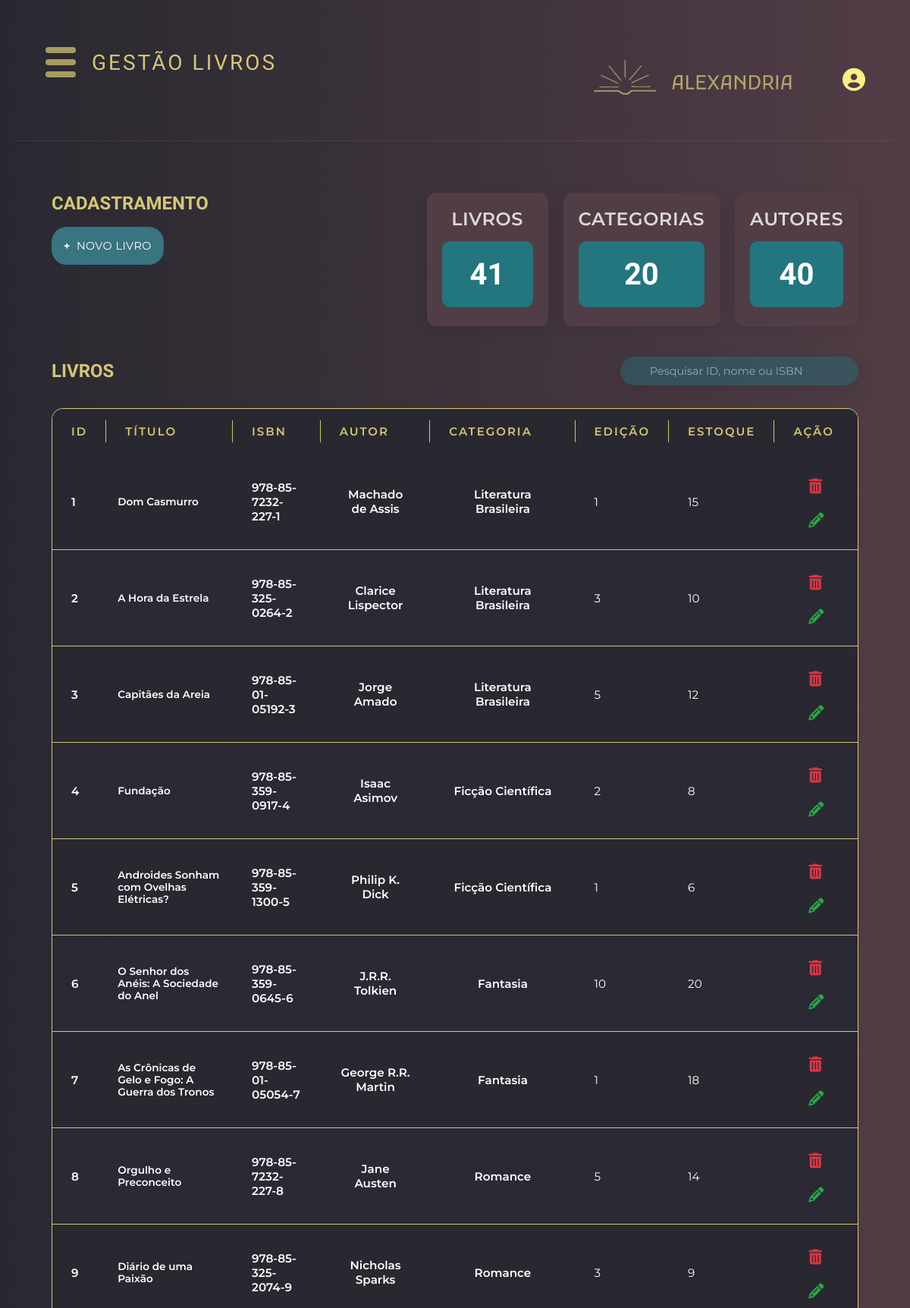
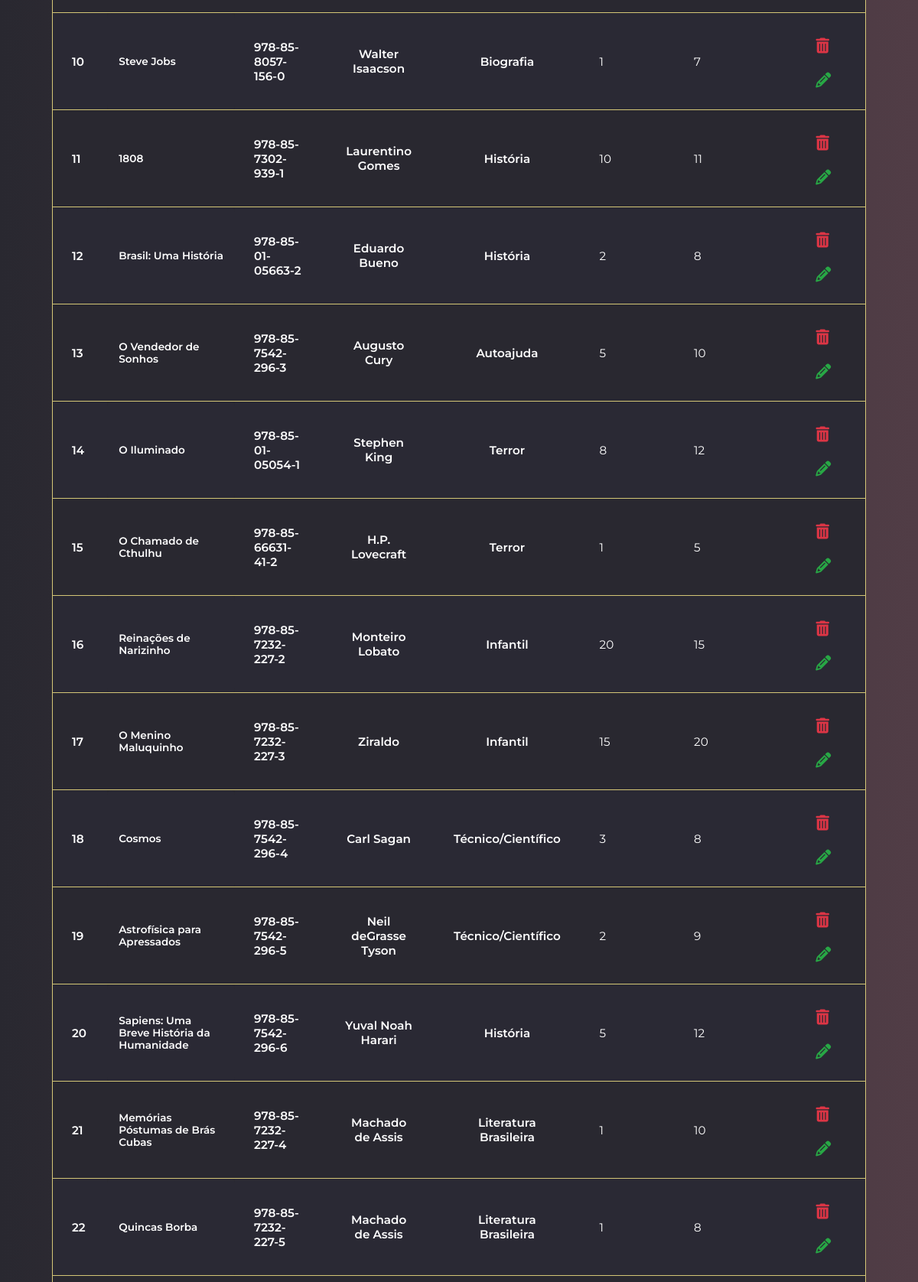
Page /template/gestao/livro-gestao.php?id=2 (signed in, upper part) on the committed database (2 pictures, top to bottom).
### tables this page shows
CREATE TABLE LIVRO ( 
 pk_liv INT PRIMARY KEY auto_increment,
 liv_titulo VARCHAR(200) not null,
 liv_isbn VARCHAR(17) not null unique,
 liv_edicao INT,
 liv_anoPublicacao INT,
 liv_sinopse VARCHAR(3000),
 liv_estoque INT,
 liv_dataAlteracaoEstoque DATETIME,
 liv_dataCriacao TIMESTAMP DEFAULT CURRENT_TIMESTAMP,
 liv_idioma VARCHAR(30),
 liv_num_paginas INT,
 liv_capa VARCHAR(255),
 fk_aut INT not null,
 fk_cat INT not null,
 FOREIGN KEY(fk_aut) references AUTOR(pk_aut),
 FOREIGN KEY(fk_cat) references CATEGORIA(pk_cat)
);

CREATE TABLE AUTOR ( 
 pk_aut INT PRIMARY KEY auto_increment,
 aut_nome VARCHAR(100) not null,
 aut_dataNascimento DATE,
 aut_dataCriacao TIMESTAMP DEFAULT CURRENT_TIMESTAMP,
 fk_cat INT,
 FOREIGN KEY (fk_cat) REFERENCES categoria(pk_cat) on update cascade
);

CREATE TABLE CATEGORIA ( 
 pk_cat INT PRIMARY KEY auto_increment, 
 cat_nome VARCHAR(100) not null,
 cat_dataCriacao TIMESTAMP DEFAULT CURRENT_TIMESTAMP
);

### geral.php (called while the page is built, shortened)
<?php
function conectaBd() {
    $conexao = conectarBanco();
    return $conexao;
}
function listar($tabela) {
    $conexao = conectaBd();
    $stmt = $conexao->prepare("SELECT * FROM $tabela");
    $stmt->execute();
    $variavel = $stmt->fetchAll();
    return $variavel;
}
function contarTotal($tabela) {
    $conexao = conectaBd();
    $stmt = $conexao->prepare("SELECT COUNT(*) AS total FROM $tabela");
    $stmt->execute();
    $variavel = $stmt->fetch(PDO::FETCH_ASSOC);
    return $variavel;
}
function selecionarPorId($tabela, $id, $chavePrimaria) {
    $conexao = conectaBd();
    $stmt = $conexao-> prepare("SELECT * FROM $tabela WHERE $chavePrimaria = :id");
    $stmt-> bindParam(":id", $id, PDO::PARAM_INT);
    $stmt-> execute();
    $variavel = $stmt-> fetch(PDO::FETCH_ASSOC);
    return $variavel;
}
?>

### template/gestao/livro-gestao.php (the view, shortened to what this page needs)
<?php
require_once '../../geral.php';
$qtdLivros = contarTotal('livro');
$qtdCategorias = contarTotal('categoria');
$qtdAutores = contarTotal('autor');
include '../header.php';
?>
<main class="main-content">
    <div class="top-section">
        <div class="actions-section">
            <h2>CADASTRAMENTO</h2>
            <button class="action-btn" id="btn_abrePopupCadastro" onclick="abrePopup('popupCadastroLivro')"><span class="plus-icon">+</span>NOVO LIVRO</button>
        </div>
        <div class="stats-section">
            <a href="livro-gestao.php">
                <div class="stat-card">
                    <div class="stat-title">LIVROS</div>
                    <div class="stat-number"><?= $qtdLivros['total'] ?></div>
                </div>
            </a>
            <a href="categoria-gestao.php">
                <div class="stat-card">
                    <div class="stat-title">CATEGORIAS</div>
                    <div class="stat-number"><?= $qtdCategorias['total'] ?></div>
                </div>
            </a>
            <a href="autor-gestao.php">
                <div class="stat-card">
                    <div class="stat-title">AUTORES</div>
                    <div class="stat-number"><?= $qtdAutores['total'] ?></div>
                </div>
            </a>
        </div>
    </div>
    <div class="search-section">
        <h2>LIVROS</h2>
        <div class='search-section__barra'>
            <input type="text" class="search-input" id="pesquisaInput" size="26";
                   placeholder="Pesquisar ID, nome ou ISBN" oninput="pesquisarDadoTabela('livro')">
        </div>
    </div>
    <div class='titleliv'>
        <div class="tabela" id="container-tabela">
            <div class="tisch">
                <?php include 'tabelas.php'; ?>
            </div>
        </div>
    </div>
</main>
</body>
</html>

### template/gestao/tabelas.php (shortened to what this page needs)
<?php
require_once "../../geral.php";
$tabela = $_GET['tabela'] ?? $_SESSION['tabela'] ?? null;
$termoBusca = $_GET['termo'] ?? '';
$mensagem = !empty($termoBusca)
    ? "Não foi possível encontrar $tabela para a pesquisa \"" . htmlspecialchars($termoBusca) . "\""
    : "Não foi possível encontrar $tabela";
switch($tabela) {
    case 'livro':
        $dados = !empty($termoBusca)
            ? retornoPesquisa($termoBusca, $tabela, 'pk_liv', 'liv_titulo', 'liv_isbn')
            : listar('livro');
        break;
}
?>
<?php if($tabela === 'membro'): ?>
<table>
    <thead>
        <tr>
            <th>ID</th>
            <th>Nome</th>
            <th>CPF</th>
            <th>Telefone</th>
            <th>E-mail</th>
            <th>Status</th>
            <th>Ação</th>
        </tr>
    </thead>
    <tbody id="tabela-body">
        <?php
        if (!empty($dados)):
            foreach ($dados as $dado):
        ?>
            <tr>
                <td><?= htmlspecialchars($dado["pk_mem"]) ?></td>
                <td><?= htmlspecialchars($dado["mem_nome"]) ?></td>
                <td><?= htmlspecialchars($dado["mem_cpf"]) ?></td>
                <td><?= htmlspecialchars($dado["mem_telefone"]) ?></td>
                <td><?= htmlspecialchars($dado["mem_email"]) ?></td>
                <td><?= htmlspecialchars($dado["mem_status"]) ?></td>
                <td>
                    <button style="background: none; border: none; padding: 0; cursor: pointer;"
                            onclick="confirmarExclusao('membro-gestao.php', 'excluir_membro', <?= $dado['pk_mem'] ?>, 'Tem certeza que deseja excluir este membro?')">
                        <i class='fas fa-trash-alt' style="font-size: 20px; color: #a69c60; margin-right: 7px;"></i>
                    </button>
                    <button onclick="location.href='?id=<?= $dado['pk_mem'] ?>#editarMembro'"
                            style="background: none; border: none; padding: 0; cursor: pointer;">
                        <i class="fas fa-pencil-alt" style="font-size: 20px; color: #a69c60; margin-right: 7px;"></i>
                    </button>
                    <a href="../../historicoPdf.php?id_mem=<?= $dado['pk_mem'] ?>" target="_blank"
                       style="text-decoration: none; cursor: pointer;">
                        <i class="fas fa-file-pdf" title="Gerar Relatório em PDF" style="font-size: 20px; color: #a69c60;"></i>
                    </a>
                </td>
            </tr>
        <?php
            endforeach;
        else:
            echo "<tr><td colspan='8' class='text-center'><i class='fas fa-search'></i> $mensagem</td></tr>";
        endif;
        ?>
    </tbody>
</table>
<?php elseif($tabela === 'livro'): ?>
<table>
    <thead>
        <tr>
            <th>ID</th>
            <th>Título</th>
            <th>ISBN</th>
            <th>Autor</th>
            <th>Categoria</th>
            <th>Edição</th>
            <th>Estoque</th>
            <th>Ação</th>
        </tr>
    </thead>
    <tbody id="tabela-body">
        <?php
            if(!empty($dados)):
                foreach ($dados as $dado):
                    $autor = selecionarPorId('autor', $dado['fk_aut'], 'pk_aut');
                    $categoria = selecionarPorId('categoria', $dado['fk_cat'], 'pk_cat');
        ?>
                    <tr>
                        <td><?= htmlspecialchars($dado["pk_liv"]) ?></td>
                        <td><?= htmlspecialchars($dado["liv_titulo"]) ?></td>
                        <td><?= htmlspecialchars($dado["liv_isbn"]) ?></td>
                        <td><?= htmlspecialchars($autor["aut_nome"]) ?></td>
                        <td><?= htmlspecialchars($categoria["cat_nome"]) ?></td>
                        <td><?= htmlspecialchars($dado["liv_edicao"]) ?></td>
                        <td><?= $dado["liv_estoque"] ?? 0 ?></td>
                        <td>
                            <button style="background: none; border: none; padding: 0; cursor: pointer;"
                                    onclick="confirmarExclusao('livro-gestao.php', 'excluir_livro', <?= $dado['pk_liv'] ?>, 'Tem certeza que deseja excluir este livro?')">
                                <i class='fas fa-trash-alt' style="font-size: 20px; color: #a69c60; margin-right: 7px;"></i>
                            </button>
                            <button onclick="location.href='?id=<?= $dado['pk_liv'] ?>#editarLivro'"
                                    style="background: none; border: none; padding: 0; cursor: pointer;">
                                    <i class="fas fa-pencil-alt" style="font-size: 20px; color: #a69c60;"></i>
                            </button>
                        </td>
                    </tr>
        <?php
                endforeach;
            else: echo "<tr><td colspan='8' class='text-center'><i class='fas fa-search'></i>$mensagem</td></tr>";
            endif;
        ?>
    </tbody>
</table>
<?php endif; ?>

### static/css/header.css (style rules this page uses)
:root { --cor-primaria: rgb(41, 40, 48); --cor-secundaria: rgb(81, 61, 70); --cor-titulo-1: #FFEE87CC; --cor-titulo-2: #C4E9EC99; --cor-titulo-2-contraste: #23767E; --cor-titulo-2-contraste-60: #23767E99; --cor-texto: #FFF; }
* { margin: 0; padding: 0; box-sizing: border-box; }
body { background: linear-gradient(to right, var(--cor-primaria), var(--cor-secundaria)); min-height: 100vh; font-family: 'Montserrat', sans-serif; color: var(--cor-titulo-1); overflow-x: hidden; }
h1, h2, h3 { font-family: 'Krona One', 'sans-serif'; }
body { background-color: #121212; font-family: Arial, sans-serif; color: white; }
body { background-color: #1a1a1a; font-family: Arial, sans-serif; }

### static/css/dashboard.css (style rules this page uses)
:root { --cor-primaria: rgb(41, 40, 48); --cor-secundaria: rgb(81, 61, 70); --cor-titulo-1: #FFEE87CC; --cor-titulo-2: #C4E9EC99; --cor-titulo-2-contraste: #23767E; --cor-titulo-2-contraste-60: #23767E99; --cor-texto: #FFF; }
* { margin: 0; padding: 0; box-sizing: border-box; }
body { font-family: 'Segoe UI', Tahoma, Geneva, Verdana, sans-serif; background: linear-gradient(to right, rgb(41, 40, 48), rgb(81, 61, 70)); min-height: 100vh; padding: 20px; }
.stat-card { background: var(--cor-secundaria); padding: 20px; border-radius: 12px; text-align: center; box-shadow: 0 4px 20px rgba(0, 0, 0, 0.1); }
.stat-number { font-size: 2.5em; font-weight: bold; color: white; margin-bottom: 5px; }
button { background-color: #23767E; padding:9px; border-radius: 5px; border: none; color:white; margin-top: 5px; }

### rows in the picture
livro: pk_liv "1", liv_titulo "Dom Casmurro", liv_isbn "978-85-7232-227-1", fk_aut.aut_nome "Machado de Assis", fk_cat.cat_nome "Literatura Brasileira", liv_edicao "1", liv_estoque "15"
livro: pk_liv "2", liv_titulo "A Hora da Estrela", liv_isbn "978-85-325-0264-2", fk_aut.aut_nome "Clarice Lispector", fk_cat.cat_nome "Literatura Brasileira", liv_edicao "3", liv_estoque "10"
livro: pk_liv "3", liv_titulo "Capitães da Areia", liv_isbn "978-85-01-05192-3", fk_aut.aut_nome "Jorge Amado", fk_cat.cat_nome "Literatura Brasileira", liv_edicao "5", liv_estoque "12"
livro: pk_liv "4", liv_titulo "Fundação", liv_isbn "978-85-359-0917-4", fk_aut.aut_nome "Isaac Asimov", fk_cat.cat_nome "Ficção Científica", liv_edicao "2", liv_estoque "8"
livro: pk_liv "5", liv_titulo "Androides Sonham com Ovelhas Elétricas?", liv_isbn "978-85-359-1300-5", fk_aut.aut_nome "Philip K. Dick", fk_cat.cat_nome "Ficção Científica", liv_edicao "1", liv_estoque "6"
livro: pk_liv "6", liv_titulo "O Senhor dos Anéis: A Sociedade do Anel", liv_isbn "978-85-359-0645-6", fk_aut.aut_nome "J.R.R. Tolkien", fk_cat.cat_nome "Fantasia", liv_edicao "10", liv_estoque "20"
livro: pk_liv "7", liv_titulo "As Crônicas de Gelo e Fogo: A Guerra dos Tronos", liv_isbn "978-85-01-05054-7", fk_aut.aut_nome "George R.R. Martin", fk_cat.cat_nome "Fantasia", liv_edicao "1", liv_estoque "18"
livro: pk_liv "8", liv_titulo "Orgulho e Preconceito", liv_isbn "978-85-7232-227-8", fk_aut.aut_nome "Jane Austen", fk_cat.cat_nome "Romance", liv_edicao "5", liv_estoque "14"
livro: pk_liv "9", liv_titulo "Diário de uma Paixão", liv_isbn "978-85-325-2074-9", fk_aut.aut_nome "Nicholas Sparks", fk_cat.cat_nome "Romance", liv_edicao "3", liv_estoque "9"
livro: pk_liv "10", liv_titulo "Steve Jobs", liv_isbn "978-85-8057-156-0", fk_aut.aut_nome "Walter Isaacson", fk_cat.cat_nome "Biografia", liv_edicao "1", liv_estoque "7"
livro: pk_liv "11", liv_titulo "1808", liv_isbn "978-85-7302-939-1", fk_aut.aut_nome "Laurentino Gomes", fk_cat.cat_nome "História", liv_edicao "10", liv_estoque "11"
livro: pk_liv "12", liv_titulo "Brasil: Uma História", liv_isbn "978-85-01-05663-2", fk_aut.aut_nome "Eduardo Bueno", fk_cat.cat_nome "História", liv_edicao "2", liv_estoque "8"
livro: pk_liv "13", liv_titulo "O Vendedor de Sonhos", liv_isbn "978-85-7542-296-3", fk_aut.aut_nome "Augusto Cury", fk_cat.cat_nome "Autoajuda", liv_edicao "5", liv_estoque "10"
livro: pk_liv "14", liv_titulo "O Iluminado", liv_isbn "978-85-01-05054-1", fk_aut.aut_nome "Stephen King", fk_cat.cat_nome "Terror", liv_edicao "8", liv_estoque "12"
livro: pk_liv "15", liv_titulo "O Chamado de Cthulhu", liv_isbn "978-85-66631-41-2", fk_aut.aut_nome "H.P. Lovecraft", fk_cat.cat_nome "Terror", liv_edicao "1", liv_estoque "5"
livro: pk_liv "16", liv_titulo "Reinações de Narizinho", liv_isbn "978-85-7232-227-2", fk_aut.aut_nome "Monteiro Lobato", fk_cat.cat_nome "Infantil", liv_edicao "20", liv_estoque "15"
livro: pk_liv "17", liv_titulo "O Menino Maluquinho", liv_isbn "978-85-7232-227-3", fk_aut.aut_nome "Ziraldo", fk_cat.cat_nome "Infantil", liv_edicao "15", liv_estoque "20"
livro: pk_liv "18", liv_titulo "Cosmos", liv_isbn "978-85-7542-296-4", fk_aut.aut_nome "Carl Sagan", fk_cat.cat_nome "Técnico/Científico", liv_edicao "3", liv_estoque "8"
livro: pk_liv "19", liv_titulo "Astrofísica para Apressados", liv_isbn "978-85-7542-296-5", fk_aut.aut_nome "Neil deGrasse Tyson", fk_cat.cat_nome "Técnico/Científico", liv_edicao "2", liv_estoque "9"
livro: pk_liv "20", liv_titulo "Sapiens: Uma Breve História da Humanidade", liv_isbn "978-85-7542-296-6", fk_aut.aut_nome "Yuval Noah Harari", fk_cat.cat_nome "História", liv_edicao "5", liv_estoque "12"
livro: pk_liv "21", liv_titulo "Memórias Póstumas de Brás Cubas", liv_isbn "978-85-7232-227-4", fk_aut.aut_nome "Machado de Assis", fk_cat.cat_nome "Literatura Brasileira", liv_edicao "1", liv_estoque "10"
livro: pk_liv "22", liv_titulo "Quincas Borba", liv_isbn "978-85-7232-227-5", fk_aut.aut_nome "Machado de Assis", fk_cat.cat_nome "Literatura Brasileira", liv_edicao "1", liv_estoque "8"

### other values in the picture
$tituloH1 "GESTÃO LIVROS"
$qtdLivros['total'] "41"
$qtdCategorias['total'] "20"
$qtdAutores['total'] "40"
